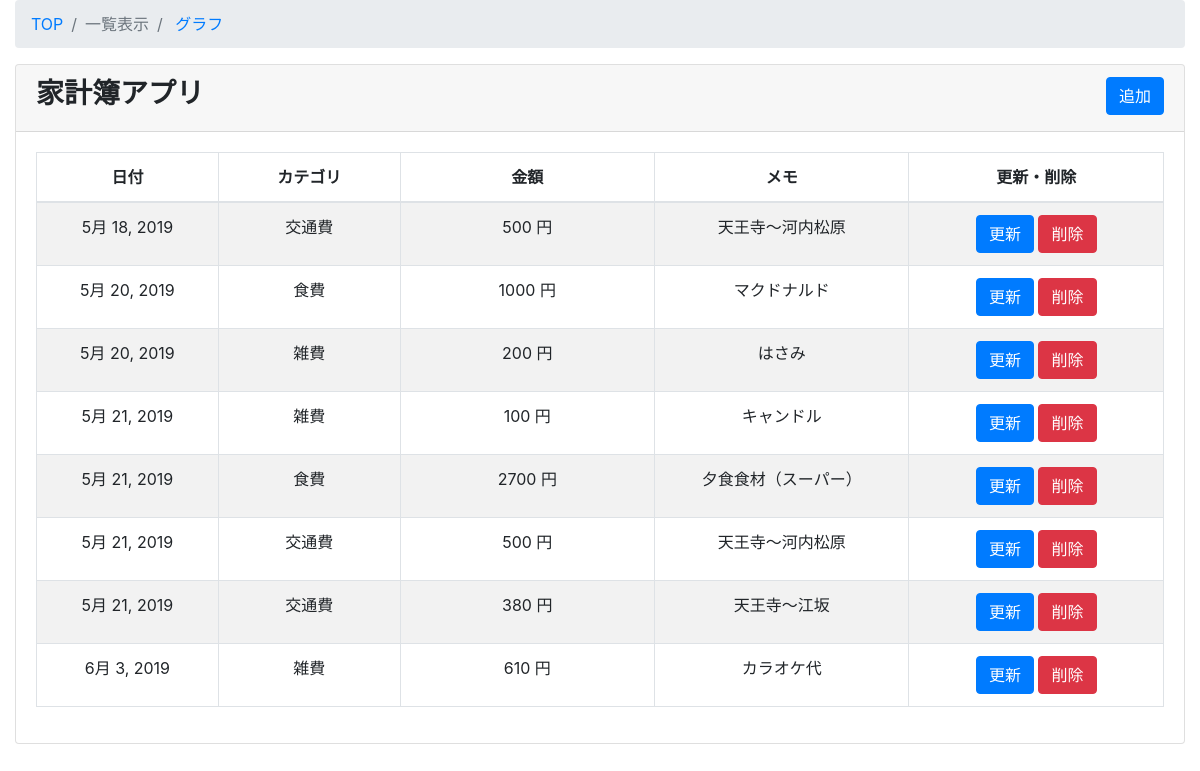
Page /kakeibo/kakeibo_list/ on the committed database.
### kakeiboapp/models.py (models this page shows, shortened)
class Kakeibo(models.Model):
	class Meta:
		db_table ="kakeibo"
		verbose_name = "家計簿"
		verbose_name_plural = "家計簿"
	date = models.DateField(
		verbose_name = "日付",
		default=datetime.now,
		)
	category = models.ForeignKey(
		Category,
		on_delete = models.PROTECT,
		verbose_name = "カテゴリ",
		)
	money = models.IntegerField(
		verbose_name = "金額",
		help_text = "単位は日本円",
		)
	memo = models.CharField(
		verbose_name = "メモ",
		max_length=500,
		)

class Category(models.Model):
	class Meta:
		db_table ="category"
		verbose_name = "カテゴリ"
		verbose_name_plural = "カテゴリ"
	category_name = models.CharField(
		max_length=255,
		unique=True,
		)
	def __str__(self):
		return self.category_name

### kakeiboapp/views.py (the view)
# urls.py: path('kakeibo_list/', views.KakeiboListView.as_view(), name='kakeibo_list'),
class KakeiboListView(ListView):
	model = Kakeibo
	template_name = 'kakeibo/kakeibo_list.html'
	def queryset(self):
		return Kakeibo.objects.all()

### kakeiboapp/templates/kakeibo/kakeibo_list.html
{% extends 'kakeibo/base.html' %}
{% block content %}
  <div class="content-wrapper">
    <div class="container-fluid">
      <ol class="breadcrumb">
        <li class="breadcrumb-item">
          <a href="{% url 'kakeibo:kakeibo_list' %}">TOP</a>
        </li>
        <li class="breadcrumb-item active">一覧表示</li>
        <li class="breadcrumb-item">
          <a href="{% url 'kakeibo:kakeibo_circle' %}">グラフ</a>
        </li>
      </ol>
      <div class="card mb-3">
        <div class="card-header">
          <h3><b>家計簿アプリ</b>
              <a class="btn btn-primary float-right" href="{% url 'kakeibo:kakeibo_create' %}">追加</a>
          </h3>
          </div>
          <div class="card-body">
            <div class="table-responsive">
            <table id="kakeibo_list" width="100%" class="table table-striped table-bordered table-hover">
              <thead>
                <tr>
                  <th class="text-center">日付</th>
                  <th class="text-center">カテゴリ</th>
                  <th class="text-center">金額</th>
                  <th class="text-center">メモ</th>
                  <th class="text-center">更新・削除</th>
                </tr>
              </thead>
              <tbody>
                {% for item in object_list %}
                  <tr class="odd gradeX text-center">
                    <td class="class="text-center" width="100"">{{ item.date }}</td>
                    <td class="class="text-center" width="100"">{{ item.category }}</td>
                    <td class="class="text-center" width="140"">{{ item.money }} 円</td>
                    <td class="class="text-center" width="140"">{{ item.memo }}</td>
                    <td class="class="text-center" width="140"">
                      <a class="btn btn-primary" href="{% url 'kakeibo:kakeibo_update' item.pk %}">更新</a>
                      <a class="btn btn-danger" href="{% url 'kakeibo:kakeibo_delete' item.pk %}">削除</a>
                    </td>
                  </tr>
                {% endfor %}
              </tbody>
            </table>
            </div>
          </div>
      </div>
    </div>
  </div>
{% endblock content %}

### kakeiboapp/templates/kakeibo/base.html (shortened to what this page needs)
<!DOCTYPE html>
<html lang="ja">
  <head>
    <link rel="stylesheet" href="https://maxcdn.bootstrapcdn.com/bootstrap/4.0.0-beta.2/css/bootstrap.min.css">
    <link rel="stylesheet" href="https://cdn.datatables.net/t/bs-3.3.6/jqc-1.12.0,dt-1.10.11/datatables.min.css"/>
  </head>
  <body>
    {% block content %}{% endblock %}
  </body>
</html>

### rows in the picture
Kakeibo: date "5月 18, 2019", category "交通費", money "500", memo "天王寺～河内松原"
Kakeibo: date "5月 20, 2019", category "食費", money "1000", memo "マクドナルド"
Kakeibo: date "5月 20, 2019", category "雑費", money "200", memo "はさみ"
Kakeibo: date "5月 21, 2019", category "雑費", money "100", memo "キャンドル"
Kakeibo: date "5月 21, 2019", category "食費", money "2700", memo "夕食食材（スーパー）"
Kakeibo: date "5月 21, 2019", category "交通費", money "500", memo "天王寺～河内松原"
Kakeibo: date "5月 21, 2019", category "交通費", money "380", memo "天王寺～江坂"
Kakeibo: date "6月 3, 2019", category "雑費", money "610", memo "カラオケ代"
